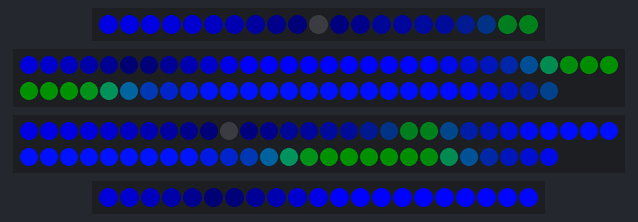
Bench run of a sketch on a simulated Arduino Uno, built with avr-gcc and run on an emulated ATmega328P. On the bench: 2 × 21 RGB LEDs in strip order, left to right, 2 × 57 RGB LEDs in strip order, left to right, continuing on the next row. Dim RGB values are drawn brighter than linear.

Above: at 0.23 s.
At 5.17 s:
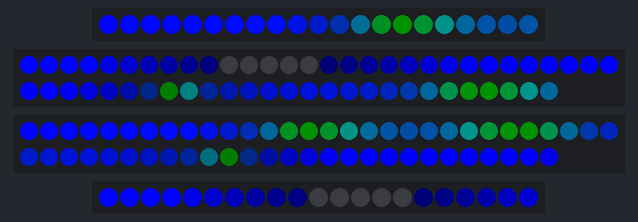
At 10.1 s:
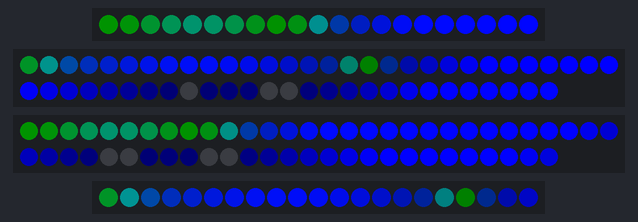
At 19.98 s:
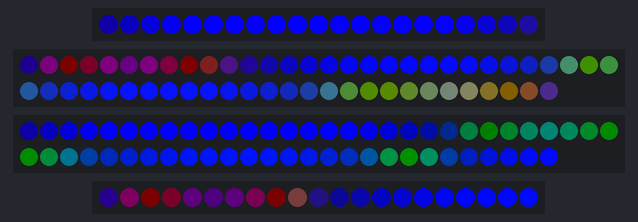
At 29.86 s:
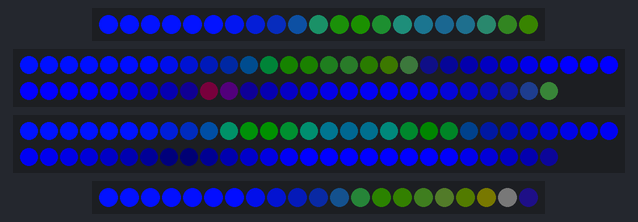
At 39.9 s:
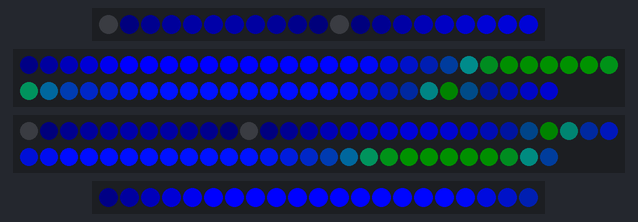

The sketch:

MUnderglow.ino
```cpp
#include <Adafruit_NeoPixel.h>
#include "LED.h"

#define PIN0 2
#define PIN1 4
#define PIN2 6
#define PIN3 8

//Adafruit_NeoPixel strip[4];

Adafruit_NeoPixel strip0 = Adafruit_NeoPixel(21, PIN0, NEO_GRB + NEO_KHZ800);
Adafruit_NeoPixel strip1 = Adafruit_NeoPixel(57, PIN1, NEO_GRB + NEO_KHZ800);
Adafruit_NeoPixel strip2 = Adafruit_NeoPixel(57, PIN2, NEO_GRB + NEO_KHZ800);
Adafruit_NeoPixel strip3 = Adafruit_NeoPixel(21, PIN3, NEO_GRB + NEO_KHZ800);

//strip[0] = Adafruit_NeoPixel(21, PIN1, NEO_GRB + NEO_KHZ800);
//strip[1] = Adafruit_NeoPixel(57, PIN2, NEO_GRB + NEO_KHZ800);
//strip[2] = Adafruit_NeoPixel(57, PIN3, NEO_GRB + NEO_KHZ800);
//strip[3] = Adafruit_NeoPixel(21, PIN4, NEO_GRB + NEO_KHZ800);

//LED leds[156];

void setup() {
  strip0.begin();
  strip1.begin();
  strip2.begin();
  strip3.begin();

  strip0.show();
  strip1.show();
  strip2.show();
  strip3.show();

  Serial.begin(9600);
}

void loop() {
  unsigned long t = millis();

  for (int i = 0; i < 156; i++) {
    float norm = i / 156.0 * 6.28;

    int red = 10 * pow(sin(t / 14700.0), 10)*pow(sin(0.5 * norm + t / 23000.0), 2);
    int blue = 20 * pow(sin(norm + t / 6500.0), 4);
    int green = min(255, 165 * pow(cos(5 * norm - t / 9840.0) + sin(norm + t / 2643.0), 2));

    setLED(
      i,
      strip0.Color(
        red,
        blue,
        green
      )
    );
  }

  strip0.show();
  strip1.show();
  strip2.show();
  strip3.show();
  //  for(int i = 0; i < 4; i++) {
  //    strip[i].show();
  //  }

}

void setLED(uint8_t idx, uint32_t color) {
  if (idx < 21) {
    strip0.setPixelColor(idx, color);
  } else if (idx < 78) {
    strip1.setPixelColor(77 - idx, color);
  } else if (idx < 135) {
    strip2.setPixelColor(idx - 78, color);
  } else {
    strip3.setPixelColor(155 - idx, color);
  }
}
```

LED.cpp
```cpp
#include "LED.h"
#include <Adafruit_NeoPixel.h>

LED::LED(Adafruit_NeoPixel strip, uint8_t index, uint8_t absIdx):
  _strip(strip),
  _ledIndex(index),
  absoluteIndex(absIdx)
{
  red = 0;
  green = 0;
  blue = 0;
}

void LED::setRGB(uint8_t iRed, uint8_t iGreen, uint8_t iBlue) {
  red = iRed;
  green = iGreen;
  blue = iBlue;
  _strip.setPixelColor(
    _ledIndex,
    _strip.Color(red, green, blue)
  );
}
```

LED.h
```cpp
#ifndef LED_H
#define LED_H

#include <Adafruit_NeoPixel.h>
#include <Arduino.h>

class LED
{
    private:
          Adafruit_NeoPixel _strip;
          uint8_t _ledIndex;

    public:
          uint8_t red, blue, green, absoluteIndex;
          LED(Adafruit_NeoPixel strip, uint8_t index, uint8_t absIdx);
          void setRGB(uint8_t iRed, uint8_t iGreen, uint8_t iBlue);
};

#endif
```
